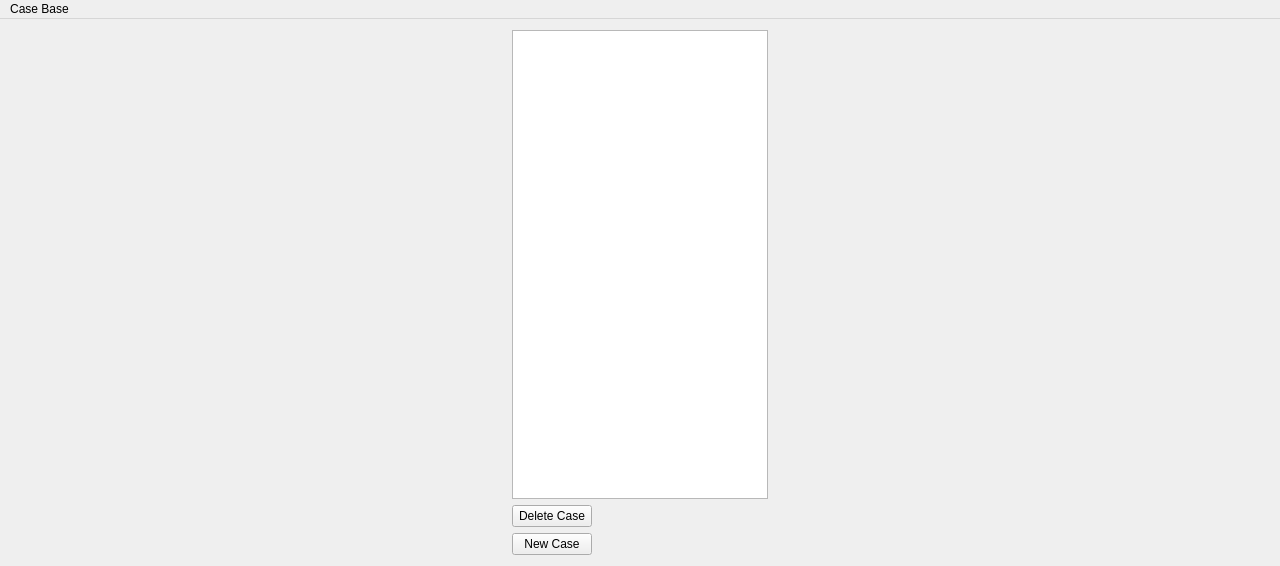
<?xml version="1.0" encoding="UTF-8"?>
<ui version="4.0">
 <class>CaseVisualizerClass</class>
 <widget class="QMainWindow" name="CaseVisualizerClass">
  <property name="geometry">
   <rect>
    <x>0</x>
    <y>0</y>
    <width>1280</width>
    <height>566</height>
   </rect>
  </property>
  <property name="sizePolicy">
   <sizepolicy hsizetype="Preferred" vsizetype="Preferred">
    <horstretch>0</horstretch>
    <verstretch>0</verstretch>
   </sizepolicy>
  </property>
  <property name="minimumSize">
   <size>
    <width>0</width>
    <height>0</height>
   </size>
  </property>
  <property name="contextMenuPolicy">
   <enum>Qt::NoContextMenu</enum>
  </property>
  <property name="windowTitle">
   <string>Case Visualizer</string>
  </property>
  <property name="toolButtonStyle">
   <enum>Qt::ToolButtonTextOnly</enum>
  </property>
  <widget class="QWidget" name="centralWidget">
   <layout class="QHBoxLayout" name="horizontalLayout">
    <item>
     <layout class="QHBoxLayout" name="mainLayout">
      <item>
       <layout class="QGridLayout" name="caseViewLayout"/>
      </item>
      <item>
       <layout class="QVBoxLayout" name="verticalLayout">
        <item>
         <widget class="QListWidget" name="lstCases">
          <property name="sizePolicy">
           <sizepolicy hsizetype="Fixed" vsizetype="Preferred">
            <horstretch>0</horstretch>
            <verstretch>0</verstretch>
           </sizepolicy>
          </property>
          <property name="font">
           <font>
            <family>Tahoma</family>
            <pointsize>8</pointsize>
            <weight>50</weight>
            <italic>false</italic>
            <bold>false</bold>
            <underline>false</underline>
            <strikeout>false</strikeout>
           </font>
          </property>
          <property name="frameShadow">
           <enum>QFrame::Plain</enum>
          </property>
          <property name="spacing">
           <number>2</number>
          </property>
         </widget>
        </item>
        <item>
         <widget class="QPushButton" name="btnDeleteCase">
          <property name="sizePolicy">
           <sizepolicy hsizetype="Fixed" vsizetype="Fixed">
            <horstretch>0</horstretch>
            <verstretch>0</verstretch>
           </sizepolicy>
          </property>
          <property name="text">
           <string>Delete Case</string>
          </property>
         </widget>
        </item>
        <item>
         <widget class="QPushButton" name="btnNewCase">
          <property name="sizePolicy">
           <sizepolicy hsizetype="Fixed" vsizetype="Fixed">
            <horstretch>0</horstretch>
            <verstretch>0</verstretch>
           </sizepolicy>
          </property>
          <property name="text">
           <string>New Case</string>
          </property>
         </widget>
        </item>
       </layout>
      </item>
     </layout>
    </item>
   </layout>
  </widget>
  <widget class="QMenuBar" name="menuBar">
   <property name="geometry">
    <rect>
     <x>0</x>
     <y>0</y>
     <width>1280</width>
     <height>26</height>
    </rect>
   </property>
   <widget class="QMenu" name="menuCaseBase">
    <property name="title">
     <string>Case Base</string>
    </property>
    <addaction name="actionOpen"/>
    <addaction name="actionNew"/>
    <addaction name="actionSave"/>
    <addaction name="actionSaveAs"/>
    <addaction name="separator"/>
    <addaction name="actionShow"/>
   </widget>
   <addaction name="menuCaseBase"/>
  </widget>
  <action name="actionOpen">
   <property name="text">
    <string>Open</string>
   </property>
   <property name="shortcut">
    <string>Ctrl+O</string>
   </property>
  </action>
  <action name="actionNew">
   <property name="text">
    <string>New</string>
   </property>
   <property name="shortcut">
    <string>Ctrl+N</string>
   </property>
  </action>
  <action name="actionSave">
   <property name="text">
    <string>Save</string>
   </property>
   <property name="shortcut">
    <string>Ctrl+S</string>
   </property>
  </action>
  <action name="actionShow">
   <property name="text">
    <string>Show Explorer</string>
   </property>
   <property name="shortcut">
    <string>Ctrl+B</string>
   </property>
  </action>
  <action name="actionSaveAs">
   <property name="text">
    <string>Save As</string>
   </property>
   <property name="shortcut">
    <string>Ctrl+Shift+S</string>
   </property>
  </action>
 </widget>
 <layoutdefault spacing="6" margin="11"/>
 <resources/>
 <connections/>
</ui>
